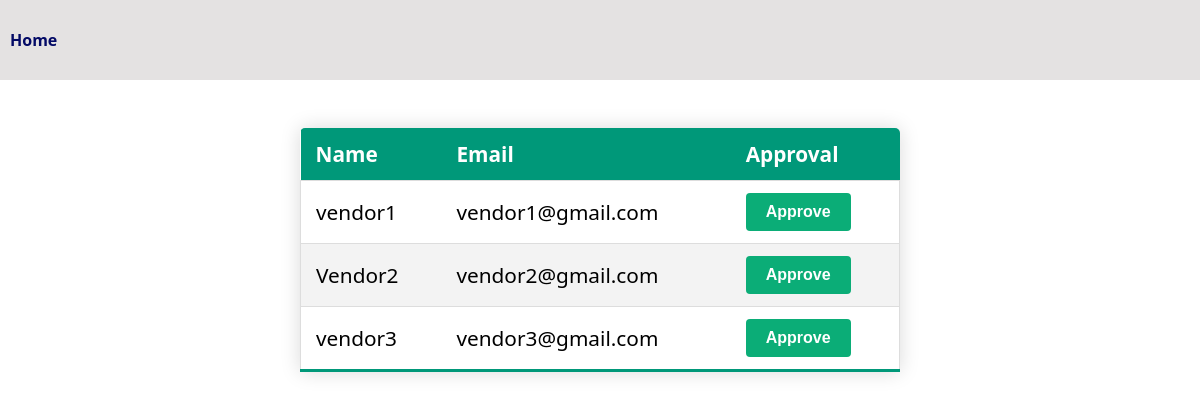
Screenshot of /approve_vendor/ with the database file from the repository.
### vendor_app/models.py (models this page shows, shortened)
class Vendor(models.Model):
  vendor_name = models.CharField(max_length=25)
  vendor_email = models.EmailField()
  vendor_password = models.CharField(max_length=25)
  vendor_approval_status = models.BooleanField(default=False)

### admin_app/views.py (the view, shortened to what this page needs)
# urls.py: path('approve_vendor/', approve_vendor, name='approve_vendor'),
def approve_vendor(request):
    vendor_object = Vendor.objects.all()
    return render(request, 'admin_approve_vendor.html',{'vendor_object':vendor_object})

### templates/admin_approve_vendor.html (shortened to what this page needs)
<!DOCTYPE html>
<html lang="en">
  <head>
  </head>
  <body>
    <div class="vendor-approval-table">
      <nav>
        <div class="nav">
          <a href="{% url 'admin_app:admin_page' %}">Home</a>
        </div>
      </nav>
      <table class="content-table">
        <thead>
          <tr>
            <th>Name</th>
            <th>Email</th>
            <th>Approval</th>
          </tr>
        </thead>
        <tbody>
          {% for i in vendor_object %}
          <tr>
            <td>{{i.vendor_name}}</td>
            <td>{{i.vendor_email}}</td>
            <form action="" method="post">
              <td>
                <button type="submit">Approve</button>
              </td>
            </form>
          </tr>
          {% endfor %}
        </tbody>
      </table>
    </div>
  </body>
</html>

### templates/admin_approve_vendor.html (style rules this page uses)
body { padding: 0; margin: 0; box-sizing: border-box; }
.vendor-approval-table { font-family: system-ui, -apple-system, BlinkMacSystemFont, "Segoe UI", Roboto, Oxygen, Ubuntu, Cantarell, "Open Sans", "Helvetica Neue", sans-serif; width: 100vw; height: 100vh; display: flex; align-items: start; justify-content: center; }
.vendor-approval-table nav { position: fixed; top: 0; }
.vendor-approval-table nav .nav { width: 100vw; height: 80px; background: rgb(228, 226, 226); display: flex; align-items: center; justify-content: start; }
.vendor-approval-table nav a { color: rgb(3, 10, 102); margin-left: 10px; text-decoration: none; font-weight: bold; font-size: 16px; margin-right: 1rem; }
.vendor-approval-table .content-table { border-collapse: collapse; margin-top: 8rem; width: 50%; font-size: 1.3rem; border-radius: 5px 5px 0 0; overflow: hidden; box-shadow: 0 0 20px rgba(0, 0, 0, 0.15); }
.vendor-approval-table .content-table thead tr { background-color: #009879; color: #fff; text-align: left; font-weight: bold; }
.vendor-approval-table .content-table thead tr th, .vendor-approval-table .content-table tbody tr td { padding: 12px 15px; }
.vendor-approval-table .content-table tbody tr { border: 1px solid #dddddd; }
.vendor-approval-table .content-table tbody tr:nth-of-type(even) { background-color: #f3f3f3; }
.vendor-approval-table .content-table tbody tr:last-of-type { border-bottom: 3px solid #009879; }
.vendor-approval-table .content-table tbody tr td button { padding: 10px 20px; border: none; background-color: rgb(11, 173, 119); border-radius: 4px; font-size: 16px; color: white; font-weight: bold; cursor: pointer; }

### rows the page displays
Vendor: vendor_name "vendor1", vendor_email "vendor1@gmail.com"
Vendor: vendor_name "Vendor2", vendor_email "vendor2@gmail.com"
Vendor: vendor_name "vendor3", vendor_email "vendor3@gmail.com"
